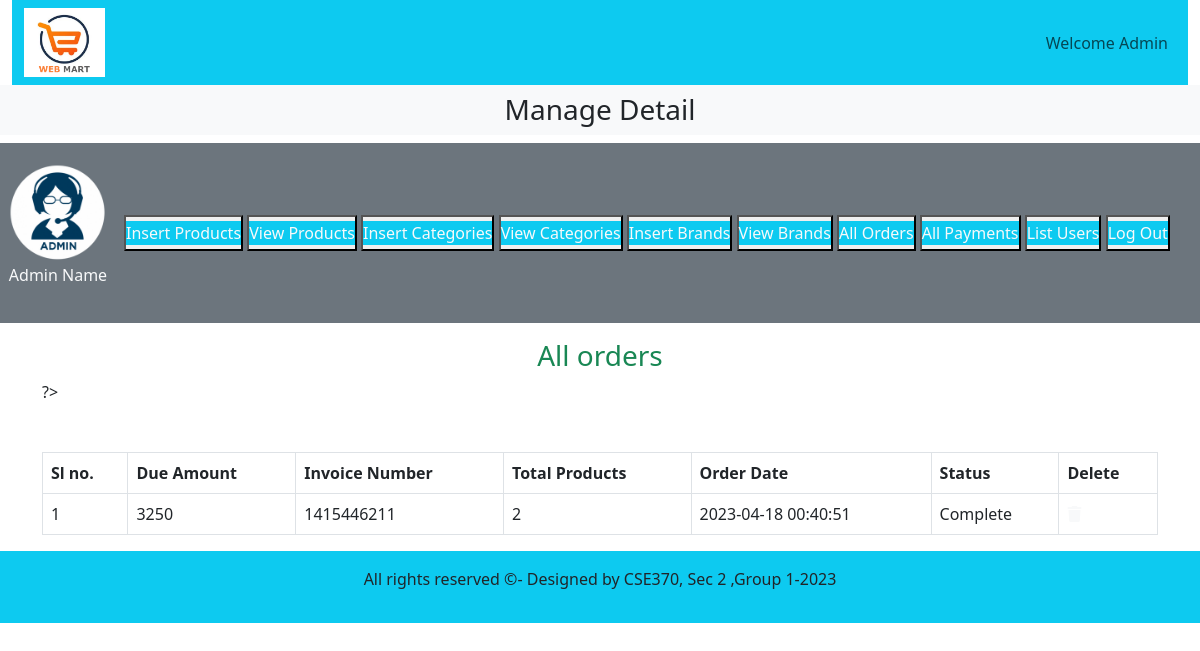
The page /admin_area/index.php?list_orders on the database its author committed.
### tables this page shows
CREATE TABLE `user_orders` (
  `order_id` int(11) NOT NULL,
  `user_id` int(11) NOT NULL,
  `amount_due` int(255) NOT NULL,
  `invoice_number` int(255) NOT NULL,
  `total_products` int(255) NOT NULL,
  `order_date` timestamp NOT NULL DEFAULT current_timestamp() ON UPDATE current_timestamp(),
  `order_status` varchar(255) NOT NULL
);

### admin_area/list_orders.php (the view, shortened to what this page needs)
<h3 class="text-center text-success">All orders</h3>
<table class="table table-bordered mt-5">
    <thead class="bg-info">
        <?php
        $get_orders="Select * from `user_orders`";
        $result=mysqli_query($con,$get_orders);
        $row_count=mysqli_num_rows($result);
    if($row_count==0){
        echo "<h2 class='bg-danger text-center mt-5'>No orders yet</h2>";
    }else{echo " <tr>
        <th>Sl no.</th>
        <th>Due Amount</th>
        <th>Invoice Number</th>
        <th>Total Products</th>
        <th>Order Date</th>
        <th>Status</th>
        <th>Delete</th>
        </tr>
    </thead>
    <tbody class='bg-secondary text-light'> ?>";
        $number=0;
        while($row_data=mysqli_fetch_assoc($result)){
            $amount_due=$row_data['amount_due'];
            $invoice_number=$row_data['invoice_number'];
            $total_products=$row_data['total_products'];
            $order_date=$row_data['order_date'];
            $order_status=$row_data['order_status'];
            $number++;
            echo "<tr>
            <td>$number</td>
            <td>$amount_due</td>
            <td>$invoice_number</td>
            <td>$total_products</td>
            <td>$order_date</td>
            <td>$order_status</td>
            <td><a href='' class='text-light'><i class='fa-solid fa-trash'></i></a></td>
        </tr>";
    }
}
?>
    </tbody>
</table>

### style.css (style rules this page uses)
* { margin:0; padding:0; box-sizing: border-box; }

### admin_area/index.php (style rules this page uses)
body { overflow-x:hidden; }

### rows shown on the page
user_orders: amount_due "3250", invoice_number "1415446211", total_products "2", order_date "2023-04-18 00:40:51", order_status "Complete"
